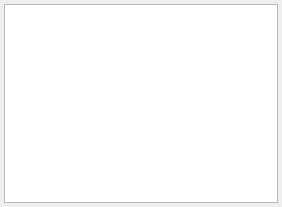
<?xml version="1.0" encoding="UTF-8"?>
<ui version="4.0">
 <class>BlankComboBoxPopup</class>
 <widget class="QWidget" name="BlankComboBoxPopup">
  <property name="geometry">
   <rect>
    <x>0</x>
    <y>0</y>
    <width>282</width>
    <height>207</height>
   </rect>
  </property>
  <property name="windowTitle">
   <string>Form</string>
  </property>
  <layout class="QGridLayout" name="gridLayout">
   <property name="margin">
    <number>4</number>
   </property>
   <property name="spacing">
    <number>4</number>
   </property>
   <item row="0" column="0">
    <widget class="CTableView" name="tblBlank"/>
   </item>
  </layout>
 </widget>
 <customwidgets>
  <customwidget>
   <class>CTableView</class>
   <extends>QTableView</extends>
   <header>library/TableView.h</header>
  </customwidget>
 </customwidgets>
 <resources/>
 <connections/>
</ui>
